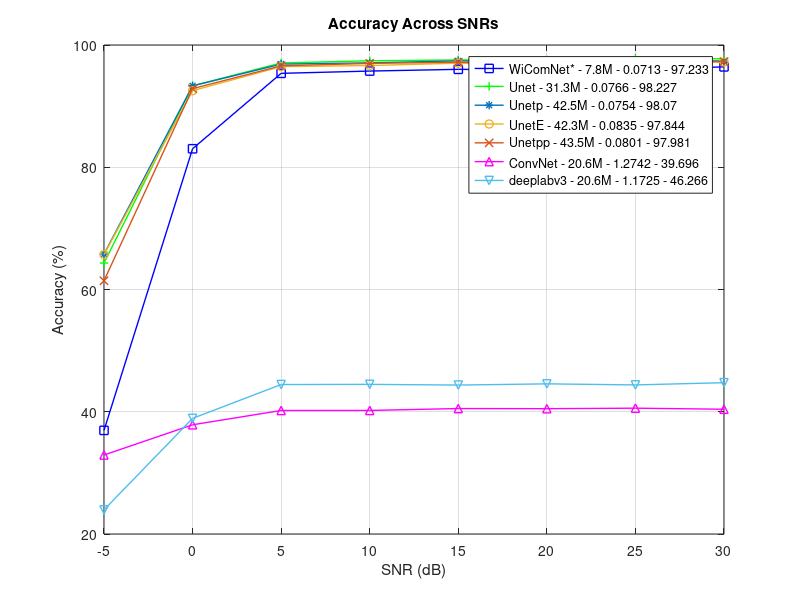

The MATLAB script that drew this image:

% Assuming WiComNetA.TrainingAccuracy is a 1x28176 vector

SNRs = [-5 0 5 10 15 20 25 30];

pwicomnet = [0.36953 0.83025 0.95363 0.95736 0.96019 0.9592 0.95999 0.96421] * 100;
punet = [0.6433	0.93323	0.97062	0.97422	0.97554	0.97577	0.97869	0.97737] * 100;
punetpp = [0.61435	0.92859	0.96592	0.9699	0.97189	0.96974	0.97362	0.97281] * 100;
punetp = [0.65794	0.93313	0.96877	0.97081	0.97409	0.97246	0.97521	0.97379] * 100;
punetE = [0.65718	0.92531	0.96462	0.96643	0.97024	0.96695	0.9713	0.97211] * 100;
pdeeplab = [0.23959	0.38916	0.44452	0.44481	0.44365	0.44565	0.44389	0.44756] * 100;
pconvnet = [0.32923	0.37868	0.40207	0.40214	0.40523	0.405	0.40585	0.40411] * 100;


% Plot the accuracies for each epoch
figure;
plot(SNRs, pwicomnet, '-b', 'LineWidth', 1, 'Marker', "square"); % Plot wicomnetA in red
hold on; % Hold the current plot
plot(SNRs, punet,'color',	"#00FF00", 'LineWidth', 1, 'Marker', "+"); % Plot unet in blue
hold on; % Hold the current plot
plot(SNRs, punetp,'color', "#0072BD", 'LineWidth', 1, 'Marker', "*");
hold on; % Hold the current plot
plot(SNRs, punetE,'color', "#EDB120", 'LineWidth', 1, 'Marker', "o");
hold on; % Hold the current plot
plot(SNRs, punetpp,'color', "#D95319", 'LineWidth', 1, 'Marker', "x");
hold on; % Hold the current plot
plot(SNRs, pconvnet,'color', "#FF00FF", 'LineWidth', 1, 'Marker', "^");
hold on; % Hold the current plot
plot(SNRs, pdeeplab,'color', "#4DBEEE", 'LineWidth', 1, 'Marker', "v");


hold off; % Release the hold

xlabel('SNR (dB)');
ylabel('Accuracy (%)');
title('Accuracy Across SNRs');
legend('WiComNet* - 7.8M - 0.0713 - 97.233',....
       'Unet - 31.3M - 0.0766 - 98.227',...
       'Unetp - 42.5M - 0.0754 - 98.07',...
       'UnetE - 42.3M - 0.0835 - 97.844',...
       'Unetpp - 43.5M - 0.0801 - 97.981',...
       'ConvNet - 20.6M - 1.2742 - 39.696',...
       'deeplabv3 - 20.6M - 1.1725 - 46.266',...
       'Location', 'best'); % Add legend for each line
grid on; % Turn on the grid
